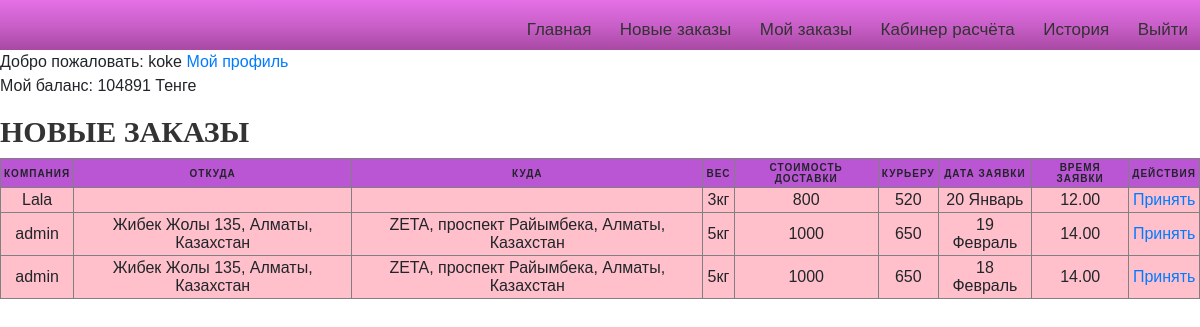
Before: /curiers/private_сurier2/ (signed in) with the older database file.
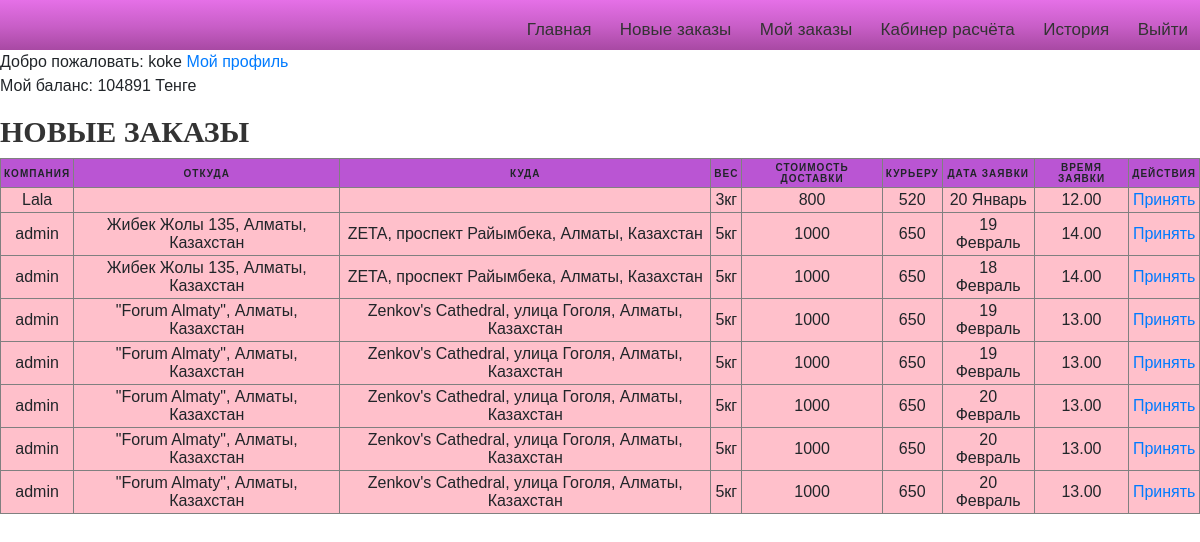
After: the same page with the newer database file.
### curier/models.py (models this page shows)
class Curier(models.Model):
	user = models.OneToOneField(settings.AUTH_USER_MODEL, on_delete=models.CASCADE,related_name="mycurier")
	date_of_birth=models.DateField(blank=True, null=True)
	photo =models.ImageField(upload_to='curiers/%y/%m/%d', blank=True)
	experience=models.IntegerField(blank=True, null=True)
	phone = models.IntegerField(null=False, blank=False)
	is_available=models.BooleanField(default=False)
	balance = models.DecimalField(decimal_places=0,max_digits=1000,default=0)

### Lallog/models.py (models this page shows, shortened)
class TestOrder(models.Model):
	client=models.ForeignKey(settings.AUTH_USER_MODEL,on_delete=models.CASCADE)
	marshrut=models.CharField(max_length=200)
	ves=models.DecimalField(decimal_places=0,max_digits=1000,default=10)
	from_address=models.CharField(max_length=200)
	from_phone=models.CharField(max_length=200)
	from_comment=models.CharField(max_length=200)
	to=models.CharField(max_length=200)
	to_phone=models.CharField(max_length=200)
	to_date=models.CharField(max_length=200)
	to_date_until=models.CharField(max_length=200)
	to_comment=models.CharField(max_length=200)
	distance=models.DecimalField(decimal_places=0,max_digits=1000,default=10)
	itog=models.DecimalField(decimal_places=0,max_digits=1000,default=10)
	curier = models.ForeignKey(Curier,on_delete=models.CASCADE,default=None,related_name="choiced_curier",blank=True,null=True)
	nal=models.DecimalField(decimal_places=0,max_digits=1000,default=0)
	raschet=models.DecimalField(decimal_places=0,max_digits=1000,default=0)
	status = models.CharField(max_length=200,default="Ожидание")
	curier_money = models.DecimalField(decimal_places=0,max_digits=1000,default=0)
	__original_curier = None
	def __init__(self,*args,**kwargs):
		print("Object was created")
		super(TestOrder,self).__init__(*args,**kwargs)
		self.__origin_curier = self.curier

### curier/views.py (called while the page is built)
def private_сurier2(request):
	curier = request.user.mycurier
	today  = timezone.now()
	all_empty_orders = TestOrder.objects.all().filter(curier=None)
	cxt={
	    'empty_orders':all_empty_orders
	}
	return render(request,"curiers/Moi_zakazy.html",context=cxt)

### curier/templates/curiers/Moi_zakazy.html (shortened to what this page needs)
 {%extends 'curiers/base_curier.html' %} {%load static%} {%block title%} Личный кабиент Курьера 2{%endblock%} {%block content%}
<a href="{% url 'edit'%}">Мой профиль</a>
<p>Мой баланс: {{request.user.mycurier.balance}} Тенге</p>
<h2>Новые заказы</h2>
<table border="1" id="table_empty">
    <thead>
        <tr style="background-color: #BA55D3" >
            <th>Компания</th>
            <th>Откуда</th>
            <th>Куда</th>
            <th>Вес</th>
            <th>Стоимость доставки</th>
            <th>Курьеру</th>
            <th>Дата заявки</th>
            <th>Время заявки</th>
            <th>Действия</th>
        </tr>
    </thead>
    {%for i in empty_orders%}
    <tr>
        <td data-label="Компания">{{i.client}}</td>
        <td data-label="Откуда">{{i.from_address}}</td>
        <td data-label="Куда">{{i.to}}</td>
        <td data-label="Вес">{{i.ves}}кг</td>
        <td data-label="Доставка">{{i.itog}}</td>
        <td data-label="Курьеру">{{i.curier_money}}</td>
        <td data-label="Дата">{{i.to_date}}</td>
        <td data-label="Ограничения">{{i.to_date_until}}</td>
        <td data-label="Действия" class="lol">
            <a href="{% url 'curier_select' id=i.pk %}">Принять</a>
        </td>
    </tr>
    {%endfor%}
</table>
{%endblock content%}

### curier/templates/curiers/base_curier.html (shortened to what this page needs)
{% load static %}
<html lang="en">
<head>
    <link rel="stylesheet" href="https://use.fontawesome.com/releases/v5.8.2/css/all.css">
    <link rel="stylesheet" href="https://stackpath.bootstrapcdn.com/bootstrap/4.3.1/css/bootstrap.min.css">
    <link href="{% static 'css/style.css' %}" rel="stylesheet" />
</head>
<body>
    <div class="menu">
        <div class="links">
            {%if user.is_authenticated%}
            <a class="menu-item" href="{% url 'Home' %}">Главная</a>
            <a class="menu-item" href="{% url 'private_сurier2' %}">Новые заказы</a>
            <a class="menu-item" href="{% url 'private_сurier' %}">Мой заказы</a>
            <a class="menu-item" href="{% url 'curier_rashet' day='all'%}">Кабинер расчёта</a>
            <a class="menu-item" href="{% url 'curier_history' %}">История</a>
            <a class="menu-item" href="{% url 'user_logout' %}">Выйти</a> {%else%}
            <a class="menu-item" href="{% url 'user_login' %}">Авторизация</a> {%endif%}
        </div>
    </div>
    {%if user.is_authenticated%} Добро пожаловать: {{ user.username}} {%endif%} {%block content%} {%endblock content%}
</body>
</html>

### Lallog/static/css/style.css (style rules this page uses)
* { padding: 0; margin: 0; }
div { box-sizing: border-box; }
#table_empty { background-color: #FFC0CB; }
table { width: 100%; margin:0; padding:0; border-collapse: collapse; border-spacing: 0; }
table tr { padding: 3px; }
table th, table td { padding: 3px; text-align: center; }
table th { text-transform: uppercase; font-size: 10px; letter-spacing: 1px; }
body { font-family: sans-serif; }
.menu { text-align: right; background: #e570e7; background: -moz-linear-gradient(top, #e570e7 0%, #c85ec7 53%, #a849a3 100%); background: -webkit-linear-gradient(top, #e570e7 0%,#c85ec7 53%,#a849a3 100%); background: linear-gradient(to bottom, #e570e7 0%,#c85ec7 53%,#a849a3 100%); filter: progid:DXImageTransform.Microsoft.gradient( startColorstr='#e570e7', endColorstr='#a849a3',GradientType=0 ); height: 50px; }
.menu-item { display: inline-block; color:#333; font-size: 17px; line-height: 30px; padding: 15px 12px; text-decoration: none; }
h2 { color: #333333; font-family: "Open+Sans"; font-size: 30px; font-weight: 700; text-transform: uppercase; margin-top: 10px; }

Changed rows visible on the page:
added TestOrder: client "admin", from_address "\"Forum Almaty\", Алматы, Казахстан", to "Zenkov's Cathedral, улица Гоголя, Алматы, Казахстан", ves "5", itog "1000", curier_money "650", to_date "19 Февраль", to_date_until "13.00"
added TestOrder: client "admin", from_address "\"Forum Almaty\", Алматы, Казахстан", to "Zenkov's Cathedral, улица Гоголя, Алматы, Казахстан", ves "5", itog "1000", curier_money "650", to_date "19 Февраль", to_date_until "13.00"
added TestOrder: client "admin", from_address "\"Forum Almaty\", Алматы, Казахстан", to "Zenkov's Cathedral, улица Гоголя, Алматы, Казахстан", ves "5", itog "1000", curier_money "650", to_date "20 Февраль", to_date_until "13.00"
added TestOrder: client "admin", from_address "\"Forum Almaty\", Алматы, Казахстан", to "Zenkov's Cathedral, улица Гоголя, Алматы, Казахстан", ves "5", itog "1000", curier_money "650", to_date "20 Февраль", to_date_until "13.00"
added TestOrder: client "admin", from_address "\"Forum Almaty\", Алматы, Казахстан", to "Zenkov's Cathedral, улица Гоголя, Алматы, Казахстан", ves "5", itog "1000", curier_money "650", to_date "20 Февраль", to_date_until "13.00"
